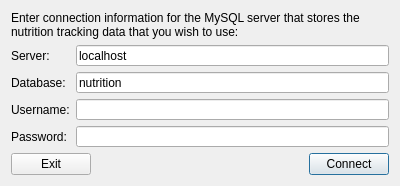
<?xml version="1.0" encoding="UTF-8"?>
<ui version="4.0">
 <class>DatabaseInformationClass</class>
 <widget class="QDialog" name="DatabaseInformationClass">
  <property name="windowModality">
   <enum>Qt::ApplicationModal</enum>
  </property>
  <property name="geometry">
   <rect>
    <x>0</x>
    <y>0</y>
    <width>400</width>
    <height>186</height>
   </rect>
  </property>
  <property name="windowTitle">
   <string>Database Connection Information</string>
  </property>
  <property name="modal">
   <bool>true</bool>
  </property>
  <layout class="QVBoxLayout" name="verticalLayout">
   <item>
    <widget class="QLabel" name="label_4">
     <property name="text">
      <string>Enter connection information for the MySQL server that stores the nutrition tracking data that you wish to use:</string>
     </property>
     <property name="wordWrap">
      <bool>true</bool>
     </property>
    </widget>
   </item>
   <item>
    <layout class="QFormLayout" name="formLayout">
     <property name="fieldGrowthPolicy">
      <enum>QFormLayout::ExpandingFieldsGrow</enum>
     </property>
     <item row="0" column="0">
      <widget class="QLabel" name="label">
       <property name="text">
        <string>Server:</string>
       </property>
      </widget>
     </item>
     <item row="0" column="1">
      <widget class="QLineEdit" name="txtServer">
       <property name="text">
        <string>localhost</string>
       </property>
      </widget>
     </item>
     <item row="2" column="0">
      <widget class="QLabel" name="label_2">
       <property name="text">
        <string>Username:</string>
       </property>
      </widget>
     </item>
     <item row="2" column="1">
      <widget class="QLineEdit" name="txtUsername"/>
     </item>
     <item row="3" column="0">
      <widget class="QLabel" name="label_3">
       <property name="text">
        <string>Password:</string>
       </property>
      </widget>
     </item>
     <item row="3" column="1">
      <widget class="QLineEdit" name="txtPassword">
       <property name="inputMask">
        <string/>
       </property>
       <property name="echoMode">
        <enum>QLineEdit::Password</enum>
       </property>
      </widget>
     </item>
     <item row="1" column="0">
      <widget class="QLabel" name="label_5">
       <property name="text">
        <string>Database:</string>
       </property>
      </widget>
     </item>
     <item row="1" column="1">
      <widget class="QLineEdit" name="txtDatabase">
       <property name="text">
        <string>nutrition</string>
       </property>
      </widget>
     </item>
    </layout>
   </item>
   <item>
    <layout class="QHBoxLayout" name="horizontalLayout">
     <item>
      <widget class="QPushButton" name="btnExit">
       <property name="text">
        <string>Exit</string>
       </property>
       <property name="autoDefault">
        <bool>false</bool>
       </property>
      </widget>
     </item>
     <item>
      <spacer name="horizontalSpacer">
       <property name="orientation">
        <enum>Qt::Horizontal</enum>
       </property>
       <property name="sizeHint" stdset="0">
        <size>
         <width>40</width>
         <height>20</height>
        </size>
       </property>
      </spacer>
     </item>
     <item>
      <widget class="QLabel" name="lblFailed">
       <property name="text">
        <string/>
       </property>
      </widget>
     </item>
     <item>
      <spacer name="horizontalSpacer_2">
       <property name="orientation">
        <enum>Qt::Horizontal</enum>
       </property>
       <property name="sizeHint" stdset="0">
        <size>
         <width>40</width>
         <height>20</height>
        </size>
       </property>
      </spacer>
     </item>
     <item>
      <widget class="QPushButton" name="btnConnect">
       <property name="text">
        <string>Connect</string>
       </property>
       <property name="default">
        <bool>true</bool>
       </property>
      </widget>
     </item>
    </layout>
   </item>
  </layout>
 </widget>
 <layoutdefault spacing="6" margin="11"/>
 <resources/>
 <connections/>
</ui>
